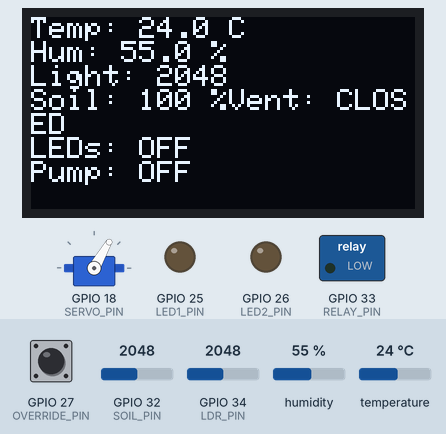
Recording of a sketch running on a simulated ESP32. Shown: 128×64 one-colour display, servo, switched loads named in the sketch (green lamp = pin HIGH), output pins drawn as LEDs (lit = HIGH). The test bench sets the inputs (shaded band); at power-on: GPIO 32 (SOIL_PIN) = 2048, temperature 24 °C, GPIO 34 (LDR_PIN) = 2048, GPIO 27 (OVERRIDE_PIN) HIGH, humidity 55 %. WiFi joins after 1.5 s; servers stay silent unless stated; what the sketch prints to the serial monitor is not drawn.

Above: at 5.7 s.
5.8 s: GPIO 32 (SOIL_PIN) set to 2846
At 7.3 s:
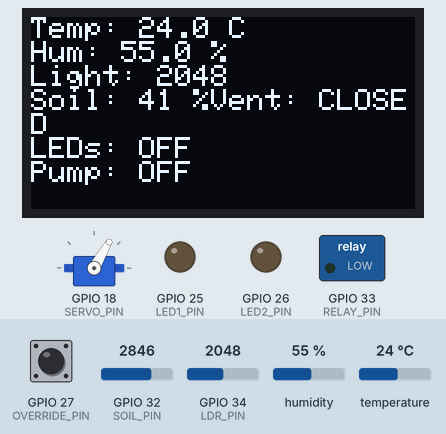
7.6 s: GPIO 32 (SOIL_PIN) set to 2937
At 9.5 s:
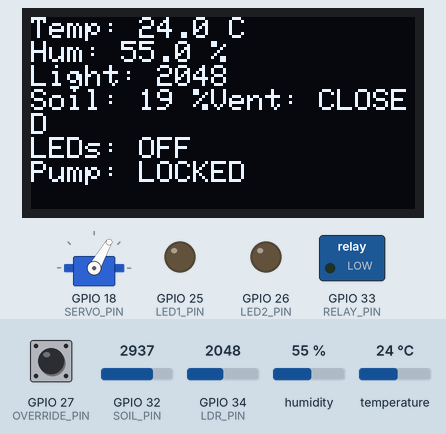
10.3 s: temperature set to 29.4 °C
At 12.1 s:
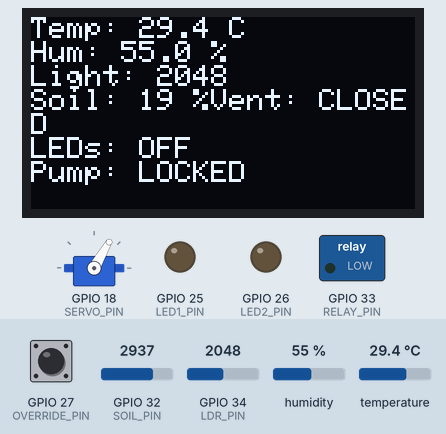
12.4 s: temperature set to 30.5 °C
At 13.8 s:
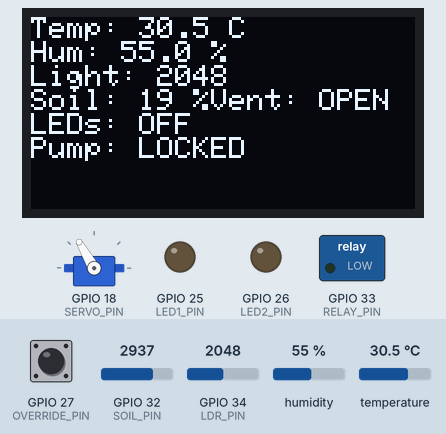
14.6 s: GPIO 34 (LDR_PIN) set to 1846
At 15.9 s:
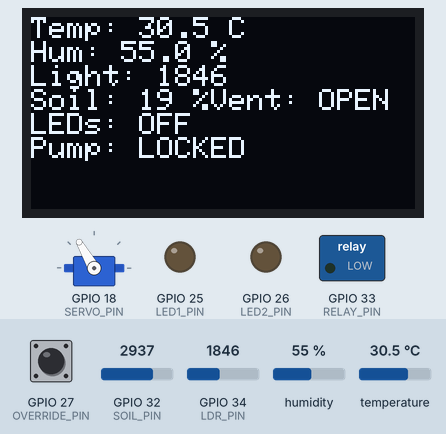
16.2 s: GPIO 34 (LDR_PIN) set to 1734
At 17.2 s:
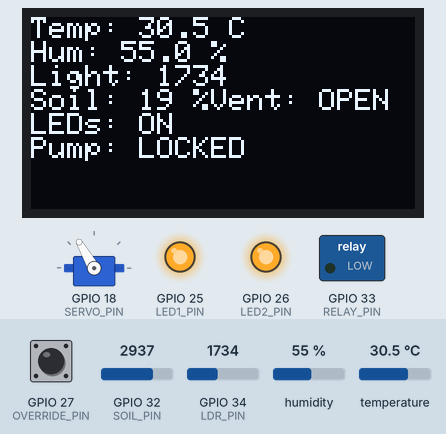
Timing chart, 0 to 18.8 s (numbered marks = the images above; inputs shaded):
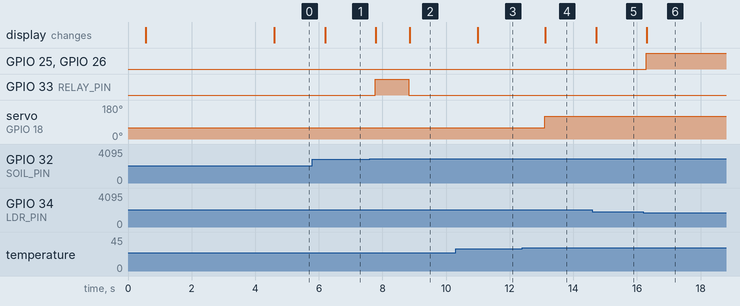

Measured:
- the behaviour switches between 2889 and 2890 on GPIO 32 (SOIL_PIN) (found by bisection; images 1 and 2)
- the behaviour switches between 29.9 and 30 °C on temperature (found by bisection; images 3 and 4)
- the behaviour switches between 1800 and 1799 on GPIO 34 (LDR_PIN) (found by bisection; images 5 and 6)
- after the input at 5.8 s, the display: changes after 0.40 s (image 1)
- after the input at 7.6 s, GPIO 33 (RELAY_PIN): LOW → HIGH after 0.17 s, → LOW 1.1 s later; the display: first changes after 0.19 s (image 2 shows a later state)
- after the input at 10.3 s, the display: changes after 0.69 s (image 3)
- after the input at 12.4 s, servo on GPIO 18 (SERVO_PIN): 60° → 120° after 0.70 s; the display: changes after 0.72 s (image 4)
- after the input at 14.6 s, the display: changes after 0.12 s (image 5)
- after the input at 16.2 s, GPIO 25 (LED1_PIN), GPIO 26 (LED2_PIN): LOW → HIGH after 0.09 s; the display: changes after 0.12 s (image 6)

The sketch:

micro_climate_nursery.ino
```cpp
#include <DHT.h>
#include <Wire.h>
#include <Adafruit_GFX.h>
#include <Adafruit_SSD1306.h>
#include <ESP32Servo.h>
#include<WiFi.h>
#include<ThingSpeak.h>

//Pin Definitions

//DHT22
#define DHT_PIN 4
#define DHT_TYPE DHT22

//LDR
#define LDR_PIN 34

//Soil-Moisture sensor
#define SOIL_PIN 32

//Servo
#define SERVO_PIN 18

//OLED
#define OLED_SDA 21
#define OLED_SCL 22
#define OLED_RESET 23

//Grow LEDs
#define LED1_PIN 25
#define LED2_PIN 26

//Push button
#define OVERRIDE_PIN 27

//Relay
#define RELAY_PIN 33

//Configure WiFi and ThingSpeak
const char* WIFI_SSID = "WIFI_NAME";
const char* WIFI_PASSWORD = "WIFI_PASSWORD!";

unsigned long THINGSPEAK_CHANNEL_ID = 3508213;
const char* THINGSPEAK_WRITE_API_KEY = "TA1LNIUN9PSWKHEA";

WiFiClient thingSpeakClient;

const unsigned long THINGSPEAK_INTERVAL = 20000;
unsigned long lastThingSpeakUpload = 0;

//OLED Configuration
#define SCREEN_WIDTH 128
#define SCREEN_HEIGHT 64

Adafruit_SSD1306 display(
  SCREEN_WIDTH,
  SCREEN_HEIGHT,
  &Wire,
  OLED_RESET
);

//Sensors and Actuators
DHT dht(DHT_PIN, DHT_TYPE);
Servo ventServo;

//Temperature settings
const float TEMP_OPEN = 30.0; //vent opens at 30 degrees C or more
const float TEMP_CLOSE = 28.0; //vent closes at 28 degrees C or less

//Light settings
const int LIGHT_THRESHOLD = 1800;

//Servo positions
const int VENT_CLOSED = 60;
const int VENT_OPEN = 120;

//Soil moisture settings
const int SOIL_DRY = 3020;
const int SOIL_WET = 2600;

//Irrigation control
const int IRRIGATION_ON = 30; //Start irrigation at or below 30%
const int IRRIGATION_OFF = 40; //stop irrigation at or above 40%
const unsigned long MAX_PUMP_RUNTIME = 1000; //max continuous pump operation is 1 sec

//System state variables
bool ventIsOpen = false;
bool growLightsOn = false;
bool pumpIsOn = false;
bool pumpTimeoutLockout = false;
unsigned long pumpStartTime = 0;

//Manual Override Toggles
//false = autonomous mode, true = manual override mode
bool manualOverrideActive = false;

bool buttonWasPressed = false;

//Vent functions
/**
 * @brief Opens the greenhouse ventilation panel
 * Moves servo to the open position (120 degrees)
 * @return void
 */

 void openVent(){
  ventServo.write(VENT_OPEN);
  ventIsOpen = true;
 }

 /**
 * @brief Close the greenhouse ventilaton panel
 * Moves servo to closed position (60 degrees)
 *@return void
*/

void closeVent(){
  ventServo.write(VENT_CLOSED);
  ventIsOpen = false;
}

//Grow light function
/**
* @brief Controls both grow light LEDs
* @param state true switches LEDs on, false switches LEDs off
*@return void
*/

void setGrowLights(bool state){
  digitalWrite(
    LED1_PIN,
    state ? HIGH : LOW
  );

  digitalWrite(
    LED2_PIN,
    state ? HIGH : LOW
  );

  growLightsOn = state;
}

//Irrigation functions
/**
* @brief starts the irrigation pump
* the relay was experimentally found to have an active-HIGH. The
* function also records the pump start time for runtime safety monitoring.
* @return void
*/

void startPump(){
  digitalWrite(RELAY_PIN, HIGH);

  pumpIsOn = true;
  pumpStartTime = millis();
}

/**
* @brief Stops the irrigation pump
* @return void
*/

void stopPump(){
  digitalWrite(RELAY_PIN, LOW);
  pumpIsOn = false;
}

/**
* @brief Attempts to connect the ESP32 to the configured WiFi network
*Connection attempt is time limited, so failure to connect does not
*prevent the nursery from operating.
* @return void
*/

void connectToWiFi(){
  WiFi.mode(WIFI_STA);
  Serial.print("Connecting to WiFi: ");
  Serial.println(WIFI_SSID);

  WiFi.begin(WIFI_SSID, WIFI_PASSWORD);

  unsigned long connectionStart = millis();

  while(
    WiFi.status() != WL_CONNECTED &&
    millis() - connectionStart < 10000
  ){
    delay(500);
    Serial.print(".");
  }

  Serial.println();

  if (WiFi.status() == WL_CONNECTED){
    Serial.println("WiFi connected.");

    Serial.print("IP Address: ");
    Serial.println(WiFi.localIP());

    Serial.print("Signal strength: ");
    Serial.print(WiFi.RSSI());
    Serial.println(" dBm");
  }

  else{
    Serial.println(
      "WiFi unavailable - "
      "local control continuing."
    );
  }
}

/**
* @brief uploads environmental readings and actuator states to ThingSpeak
* Field allocation:
* Field 1 = Temperature (C)
* Field 2 = Humidity (%)
* Field 3 = Light level (ADC)
* Field 4 = Soil moisture (%)
* Field 5 = Vent state
* Field 6 = Grow light state
* Field 7 = Pump state
* Field 8 = Operating mode
*
* Binary states use:
* 0 = inactive / closed
* 1 = active / open
*
* @param temperature Current DHT22 temperature reading
* @param humidity Current DHT22 humidity reading
* @param lightLevel Current LDR ADC reading
* @param soilMoisture Calibrated soil moisture percentage
*
*@return void
*/

void uploadToThingSpeak(
  float temperature,
  float humidity,
  int lightLevel,
  int soilMoisture
){
  if(
    millis() - lastThingSpeakUpload < THINGSPEAK_INTERVAL
  ){
    return;
  }

  lastThingSpeakUpload = millis();

  if (WiFi.status() != WL_CONNECTED){
    Serial.println(
      "ThingSpeak skipped - WiFi unavailable."
    );
    return;
  }

  ThingSpeak.setField(1, temperature);
  ThingSpeak.setField(2, humidity);
  ThingSpeak.setField(3, lightLevel);
  ThingSpeak.setField(4, soilMoisture);

  ThingSpeak.setField(
    5,
    ventIsOpen ? 1:0
  );

  ThingSpeak.setField(
    6,
    growLightsOn ? 1:0
  );

  ThingSpeak.setField(
    7,
    pumpIsOn ? 1:0
  );

  ThingSpeak.setField(
    8,
    manualOverrideActive ? 1:0
  );

  int response = ThingSpeak.writeFields(
    THINGSPEAK_CHANNEL_ID,
    THINGSPEAK_WRITE_API_KEY
  );

  if(response == 200){
    Serial.println("ThingSpeak upload successful.");
  }
  else{
    Serial.print("ThingSpeak upload failed. Error: ");
    Serial.println(response);
  }
}

//Setup
/**
* @brief Initializes all sensors, actuators and interfaces
* Establishes safe startup states before autonomous environmental control begings
* @return void*/

void setup(){
  //Serial communication

  Serial.begin(115200);
  delay(500);

  Serial.println();
  Serial.println("================================");
  Serial.println("MICRO-CLIMATE NURSERY");
  Serial.println("System starting....");
  Serial.println("================================");

  //DHT22
  dht.begin();

  //Grow LEDs
  pinMode(LED1_PIN, OUTPUT);
  pinMode(LED2_PIN, OUTPUT);

  //Safe startup state
  setGrowLights(false);

  //Relay
  pinMode(RELAY_PIN, OUTPUT);
  digitalWrite(RELAY_PIN, LOW);

  pumpIsOn = false;

  //Manual override button (push button)
  pinMode(OVERRIDE_PIN, INPUT_PULLUP);

  //OLED I2C
  Wire.begin(OLED_SDA, OLED_SCL);
  if(!display.begin(SSD1306_SWITCHCAPVCC, 0x3C)){
    Serial.println("OLED INITIALIZATION FAILED");

    while(true){

    }
  }

  //Startup msg
  display.clearDisplay();
  display.setTextColor(SSD1306_WHITE);
  display.setTextSize(1);
  display.setCursor(0,0);

  display.println("MICRO-CLIMATE");
  display.println("NURSERY");
  display.println();
  display.println("System starting...");

  display.display();
  delay(2000);

  //Servo
  ventServo.setPeriodHertz(50);

  ventServo.attach(
    SERVO_PIN,
    500,
    2400
  );

  closeVent();
  delay(500);

  Serial.println("Servo initialized on GPIO18.");
  Serial.println("Initial vent position: CLOSED");
  Serial.println("System initialized successfully");

  //WiFi and ThingSpeak
  connectToWiFi();
  ThingSpeak.begin(thingSpeakClient);

  Serial.println("ThingSpeak cloud monitoring initialized.");


}

//main loop
/**
* @brief executes continuous environmental monitoring and automatic climate control logic.
* Control priority:
* 1. Critical DHT22 fault
* 2. Manual override
* 3. Autonomous environmental control
* @return void
*/

void loop(){
  //Read all sensor values
  float temperature = dht.readTemperature();
  float humidity = dht.readHumidity();

  int lightLevel = analogRead(LDR_PIN);
  int soilRaw = analogRead(SOIL_PIN);

  //convert soil ADC values into percentage
  int soilMoisture = map(
    soilRaw,
    SOIL_DRY,
    SOIL_WET,
    0,
    100
  );

  soilMoisture = constrain(
    soilMoisture,
    0,
    100
  );

  //PRIORITY 1: CRITICAL DHT22 SENSOR FAULT

  bool dhtFault =
    isnan(temperature) ||
    isnan(humidity) ||
    temperature < -40 ||
    temperature > 80 ||
    humidity < 0 ||
    humidity > 100;

  if(dhtFault){
    openVent();
    setGrowLights(false);
    stopPump();

    display.clearDisplay();
    display.setCursor(0,0);
    display.println("!! SENSOR FAULT !!");
    display.println();
    display.println("DHT22 ERROR");
    display.println();
    display.println("Vent: OPEN");
    display.println("LEDs: OFF");
    display.println("Pump: OFF");

    display.display();

    Serial.println("DHT22 FAULT - SAFE STATE ACTIVE");
    delay(1000);
    return;
  }

  //PRIORITY 2: MANUAL OVERRIDE BUTTON
  bool buttonPressed = digitalRead(OVERRIDE_PIN) == LOW;
  if(buttonPressed && !buttonWasPressed){
    manualOverrideActive = !manualOverrideActive;
    buttonWasPressed = true;

    if(manualOverrideActive){
      Serial.println("==============================");
      Serial.println("MANUAL OVERRIDE ENABLED");
      Serial.println("==============================");
    }
    else{
      Serial.println("==============================");
      Serial.println("MANUAL OVERRIDE DISABLED");
      Serial.println("AUTONOMOUS MODE RESUMED");
      Serial.println("==============================");
    }
    delay(50);
  }

  if(!buttonPressed){
    buttonWasPressed = false;
  }

  if(manualOverrideActive){
    openVent();
    setGrowLights(false);
    stopPump();

    display.clearDisplay();
    display.setCursor(0,0);

    display.println("MANUAL OVERRIDE");
    display.println();
    display.println("AUTOMATION");
    display.println("SUSPENDED");
    display.println();
    display.println("Vent: OPEN");
    display.println("LEDs: OFF");
    display.println("Pump: OFF");

    display.display();

    Serial.println("MANUAL OVERRIDE ACTIVE - "
    "VENT OPEN / LEDs OFF / PUMP OFF");

      uploadToThingSpeak(
    temperature,
    humidity,
    lightLevel,
    soilMoisture
  );

  delay(100);
  return;

  delay(100);
  return;
}

//PRIORITY 3: AUTONOMOUS CONTROL

if(temperature >= TEMP_OPEN){
  openVent();
}
else if(temperature <= TEMP_CLOSE){
  closeVent();
}

if(lightLevel < LIGHT_THRESHOLD){
  setGrowLights(true);
}
else{
  setGrowLights(false);
}

if(pumpIsOn){
  if(millis() - pumpStartTime >= MAX_PUMP_RUNTIME){
    stopPump();

    pumpTimeoutLockout = true;

    Serial.println(
    "PUMP SAFETY TIMEOUT - "
    "IRRIGATION LOCKED"
    );
  }
}

//SOIL MOISTURE IRRIGATION CONTROL
if(soilMoisture >= IRRIGATION_OFF){
  if(pumpIsOn){
    stopPump();
  }

  pumpTimeoutLockout = false;
}
else if(
  soilMoisture <= IRRIGATION_ON && !pumpIsOn && !pumpTimeoutLockout
){
  startPump();
}

//OLED NORMAL OPERATION DISPLAY
display.clearDisplay();
display.setCursor(0,0);

display.print("Temp: ");
display.print(temperature, 1);
display.println(" C");

display.print("Hum: ");
display.print(humidity, 1);
display.println(" %");

display.print("Light: ");
display.println(lightLevel);

display.print("Soil: ");
display.print(soilMoisture);
display.print(" %");

display.print("Vent: ");
display.println(
  ventIsOpen
  ? "OPEN"
  : "CLOSED"
);

display.print("LEDs: ");
display.println(
  growLightsOn
  ? "ON"
  : "OFF"
);

display.print("Pump: ");
if(pumpTimeoutLockout){
  display.println("LOCKED");
}
else{
  display.println(
    pumpIsOn
    ? "ON"
    : "OFF"
  );
}

display.display();

//SERIAL MONITOR OUTPUT
Serial.print("Temp: ");
Serial.print(temperature, 1);
Serial.println(" C");

Serial.print(" | Humidity: ");
Serial.print(humidity, 1);
Serial.print("%");

Serial.print(" | Light: ");
Serial.println(lightLevel);

Serial.print(" | Soil Raw: ");
Serial.print(soilRaw);

Serial.print(" | Soil: ");
Serial.print(soilMoisture);
Serial.print("%");

Serial.print(" | Vent: ");
Serial.print(
  ventIsOpen
  ? "OPEN"
  : "CLOSED"
);

Serial.print(" | LEDs: ");
Serial.print(
  growLightsOn
  ? "ON"
  : "OFF"
);

Serial.print(" | Pump: ");
if(pumpTimeoutLockout){
  Serial.println("TIMEOUT LOCKOUT");
}
else{
  Serial.println(
    pumpIsOn
    ? "ON"
    : "OFF"
  );
}

//ThingSpeak cloud monitoring
uploadToThingSpeak(
  temperature,
  humidity,
  lightLevel,
  soilMoisture
);

delay(500);

}
```
